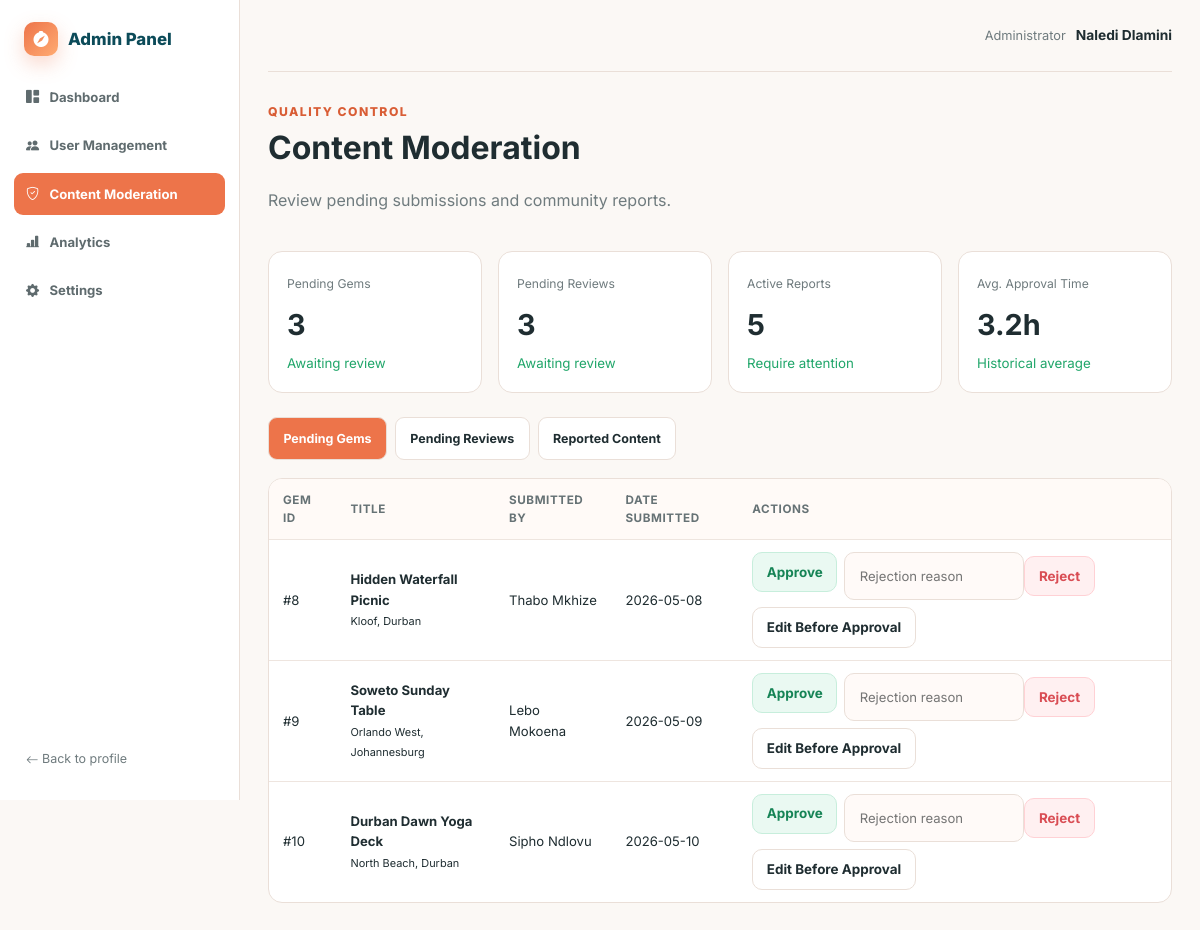
Page /admin/moderation.php (signed in) on the committed database.
### tables this page shows
CREATE TABLE users (
    id INT UNSIGNED AUTO_INCREMENT PRIMARY KEY,
    full_name VARCHAR(100) NOT NULL,
    email VARCHAR(190) NOT NULL UNIQUE,
    firebase_uid VARCHAR(128) NULL UNIQUE,
    city VARCHAR(100) NOT NULL,
    password_hash VARCHAR(255) NOT NULL,
    email_verified_at DATETIME NULL,
    bio VARCHAR(300) NULL,
    role ENUM('user','admin') NOT NULL DEFAULT 'user',
    status ENUM('active','suspended') NOT NULL DEFAULT 'active',
    level INT UNSIGNED NOT NULL DEFAULT 1,
    points INT UNSIGNED NOT NULL DEFAULT 0,
    notify_new_gems TINYINT(1) NOT NULL DEFAULT 1,
    notify_comments TINYINT(1) NOT NULL DEFAULT 1,
    notify_likes_saves TINYINT(1) NOT NULL DEFAULT 1,
    personalized_recommendations TINYINT(1) NOT NULL DEFAULT 1,
    show_saved_gems TINYINT(1) NOT NULL DEFAULT 1,
    show_activity_status TINYINT(1) NOT NULL DEFAULT 1,
    created_at TIMESTAMP NOT NULL DEFAULT CURRENT_TIMESTAMP,
    updated_at TIMESTAMP NOT NULL DEFAULT CURRENT_TIMESTAMP ON UPDATE CURRENT_TIMESTAMP,
    INDEX idx_users_role_status (role, status),
    INDEX idx_users_city (city)
);

CREATE TABLE gems (
    id INT UNSIGNED AUTO_INCREMENT PRIMARY KEY,
    user_id INT UNSIGNED NOT NULL,
    title VARCHAR(100) NOT NULL,
    slug VARCHAR(140) NOT NULL,
    description VARCHAR(500) NOT NULL,
    location VARCHAR(180) NOT NULL,
    city VARCHAR(100) NOT NULL,
    vibes VARCHAR(220) NOT NULL,
    budget_level ENUM('Free','Budget','Mid-range','Premium') NOT NULL,
    activity_type ENUM('Food','Fitness','Study','Nature','Nightlife','Culture') NOT NULL,
    operating_hours VARCHAR(100) NOT NULL DEFAULT 'All Day',
    cover_image VARCHAR(500) NULL,
    average_rating DECIMAL(3,2) NOT NULL DEFAULT 0,
    review_count INT UNSIGNED NOT NULL DEFAULT 0,
    status ENUM('pending','approved','rejected') NOT NULL DEFAULT 'pending',
    rejection_reason VARCHAR(255) NULL,
    created_at TIMESTAMP NOT NULL DEFAULT CURRENT_TIMESTAMP,
    updated_at TIMESTAMP NOT NULL DEFAULT CURRENT_TIMESTAMP ON UPDATE CURRENT_TIMESTAMP,
    approved_at DATETIME NULL,
    UNIQUE KEY unique_slug (slug),
    CONSTRAINT fk_gem_user FOREIGN KEY (user_id) REFERENCES users(id) ON DELETE CASCADE,
    INDEX idx_gems_status_city (status, city),
    INDEX idx_gems_activity (activity_type),
    FULLTEXT INDEX ft_gems_search (title, description, location, city)
);

### includes/functions.php (called while the page is built, shortened)
<?php
function url(string $path = ''): string
{
    return APP_URL . ($path !== '' ? '/' . ltrim($path, '/') : '');
}
function asset(string $path): string
{
    return url('assets/' . ltrim($path, '/'));
}
function e(mixed $value): string
{
    return htmlspecialchars((string)$value, ENT_QUOTES, 'UTF-8');
}
function current_user(): ?array
{
    static $cachedId = null;
    static $cachedUser = null;
    $id = isset($_SESSION['user_id']) ? (int)$_SESSION['user_id'] : null;
    if ($cachedId === $id && is_array($cachedUser)) {
        return $cachedUser;
    }
    $stmt = db()->prepare('SELECT * FROM users WHERE id = ? LIMIT 1');
    $stmt->execute([$id]);
    $user = $stmt->fetch();
    $cachedId = $id;
    $cachedUser = $user;
    return $user;
}
function is_logged_in(): bool
{
    return current_user() !== null;
}
function require_login(): void
{
    if (!is_logged_in()) {
        flash('warning', 'Please sign in to continue.');
        $_SESSION['intended_url'] = $_SERVER['REQUEST_URI'] ?? url();
        redirect('login.php');
    }
}
function require_admin(): void
{
    require_login();
}

### config/database.php (called while the page is built, shortened)
<?php
function db(): PDO
{
    static $pdo = null;
    if ($pdo instanceof PDO) {
        return $pdo;
    }
    $dsn = sprintf('mysql:host=%s;port=%s;dbname=%s;charset=utf8mb4', DB_HOST, DB_PORT, DB_NAME);
    try {
        $pdo = new PDO($dsn, DB_USER, DB_PASS, [
            PDO::ATTR_ERRMODE => PDO::ERRMODE_EXCEPTION,
            PDO::ATTR_DEFAULT_FETCH_MODE => PDO::FETCH_ASSOC,
            PDO::ATTR_EMULATE_PREPARES => false,
        ]);
    } catch (PDOException $e) {
        http_response_code(500);
        $message = APP_ENV === 'development'
            ? 'Database connection failed: ' . htmlspecialchars($e->getMessage(), ENT_QUOTES, 'UTF-8')
            : 'Database connection failed.';
        exit('<div style="font-family:Arial;padding:2rem;max-width:760px;margin:auto"><h1>Mzansi Gem setup required</h1><p>' . $message . '</p><p>Import <code>database/install.sql</code> and check <code>config/config.php</code> or your environment variables.</p></div>');
    }
    return $pdo;
}

### admin/moderation.php (the view, shortened to what this page needs)
<?php
require dirname(__DIR__).'/includes/bootstrap.php';require_admin();$tab=(string)($_GET['tab']??$_POST['tab']??'gems');if(!in_array($tab,['gems','reviews','reports'],true))$tab='gems';
$pendingGems=(int)db()->query("SELECT COUNT(*) FROM gems WHERE status='pending'")->fetchColumn();$pendingReviews=(int)db()->query("SELECT COUNT(*) FROM reviews WHERE status='pending'")->fetchColumn();$pendingReports=(int)db()->query("SELECT COUNT(*) FROM reports WHERE status='pending'")->fetchColumn();$avgApproval=(float)(db()->query("SELECT COALESCE(AVG(TIMESTAMPDIFF(MINUTE,created_at,approved_at))/60,0) FROM gems WHERE approved_at IS NOT NULL")->fetchColumn());
if($tab==='gems'){$items=db()->query("SELECT g.*,u.full_name FROM gems g JOIN users u ON u.id=g.user_id WHERE g.status='pending' ORDER BY g.created_at")->fetchAll();}
elseif($tab==='reviews'){$items=db()->query("SELECT r.*,u.full_name,g.title FROM reviews r JOIN users u ON u.id=r.user_id JOIN gems g ON g.id=r.gem_id WHERE r.status='pending' ORDER BY r.created_at")->fetchAll();}
$pageTitle='Content Moderation';$activeAdmin='moderation';require dirname(__DIR__).'/includes/admin-header.php';
?>
<div class="admin-page-head"><div><span class="eyebrow">Quality control</span><h1>Content Moderation</h1><p class="muted">Review pending submissions and community reports.</p></div></div>
<div class="metric-grid"><div class="metric-card"><span>Pending Gems</span><strong><?=$pendingGems?></strong><small>Awaiting review</small></div><div class="metric-card"><span>Pending Reviews</span><strong><?=$pendingReviews?></strong><small>Awaiting review</small></div><div class="metric-card"><span>Active Reports</span><strong><?=$pendingReports?></strong><small>Require attention</small></div><div class="metric-card"><span>Avg. Approval Time</span><strong><?=number_format($avgApproval,1)?>h</strong><small>Historical average</small></div></div>
<nav class="moderation-tabs"><a class="<?=$tab==='gems'?'active':''?>" href="<?=url('admin/moderation.php?tab=gems')?>">Pending Gems</a><a class="<?=$tab==='reviews'?'active':''?>" href="<?=url('admin/moderation.php?tab=reviews')?>">Pending Reviews</a><a class="<?=$tab==='reports'?'active':''?>" href="<?=url('admin/moderation.php?tab=reports')?>">Reported Content</a></nav>
<div class="table-wrap"><table class="data-table"><thead><?php if($tab==='gems'):?><tr><th>Gem ID</th><th>Title</th><th>Submitted By</th><th>Date Submitted</th><th>Actions</th></tr><?php elseif($tab==='reviews'):?><tr><th>Review ID</th><th>Comment Preview</th><th>Submitted By</th><th>Associated Gem</th><th>Actions</th></tr><?php else:?><tr><th>Content</th><th>Violation</th><th>Reported By</th><th>Date</th><th>Actions</th></tr><?php endif;?></thead><tbody>
<?php foreach($items as $item):?><?php if($tab==='gems'):?><tr><td>#<?=(int)$item['id']?></td><td><strong><?=e($item['title'])?></strong><br><small><?=e($item['location'])?></small></td><td><?=e($item['full_name'])?></td><td><?=e(date('Y-m-d',strtotime($item['created_at'])))?></td><td><div class="action-row"><form method="post"><button class="btn btn-success btn-sm">Approve</button></form><form method="post"><input class="form-control" name="reason" placeholder="Rejection reason" style="width:180px"><button class="btn btn-danger btn-sm">Reject</button></form><a class="btn btn-ghost btn-sm" href="<?=url('edit-gem.php?id='.(int)$item['id'])?>">Edit Before Approval</a></div></td></tr>
<?php endif;?><?php endforeach;?></tbody></table></div>
<?php require dirname(__DIR__).'/includes/admin-footer.php'; ?>

### includes/admin-header.php (shortened to what this page needs)
<?php
$activeAdmin = $activeAdmin ?? 'dashboard';
$user = current_user();
?>
<!doctype html>
<html lang="en">
<head>
    <link rel="stylesheet" href="https://cdn.jsdelivr.net/npm/bootstrap-icons@1.13.1/font/bootstrap-icons.min.css">
    <link rel="stylesheet" href="<?= asset('css/style.css') ?>">
    <link rel="stylesheet" href="<?= asset('css/admin.css') ?>">
</head>
<body class="admin-body">
<div class="admin-shell">
    <aside class="admin-sidebar">
        <a class="brand admin-brand" href="<?= url('admin/index.php') ?>"><span class="brand-mark"><i class="bi bi-compass-fill"></i></span><span>Admin Panel</span></a>
        <nav>
            <a class="<?= $activeAdmin === 'dashboard' ? 'active' : '' ?>" href="<?= url('admin/index.php') ?>"><i class="bi bi-grid-1x2-fill"></i> Dashboard</a>
            <a class="<?= $activeAdmin === 'users' ? 'active' : '' ?>" href="<?= url('admin/users.php') ?>"><i class="bi bi-people-fill"></i> User Management</a>
            <a class="<?= $activeAdmin === 'moderation' ? 'active' : '' ?>" href="<?= url('admin/moderation.php') ?>"><i class="bi bi-shield-check"></i> Content Moderation</a>
            <a class="<?= $activeAdmin === 'analytics' ? 'active' : '' ?>" href="<?= url('admin/analytics.php') ?>"><i class="bi bi-bar-chart-line-fill"></i> Analytics</a>
            <a class="<?= $activeAdmin === 'settings' ? 'active' : '' ?>" href="<?= url('admin/settings.php') ?>"><i class="bi bi-gear-fill"></i> Settings</a>
        </nav>
        <a class="back-profile" href="<?= url('profile.php') ?>"><i class="bi bi-arrow-left"></i> Back to profile</a>
    </aside>
    <main class="admin-main">
        <header class="admin-topbar">
            <div><span class="muted">Administrator</span><strong><?= e($user['full_name'] ?? '') ?></strong></div>
        </header>

### assets/css/style.css (style rules this page uses)
:root { --orange:#ed744a;--orange-dark:#d95d35;--peach:#ffab72;--cream:#fffaf7;--soft:#f8f2ee; --ink:#1f2d31;--muted:#6f7b7e;--teal:#0c4b59;--line:#eadfd8;--green:#20a66a;--red:#d94d54; --shadow:0 14px 40px rgba(87,54,40,.12);--radius:18px;--radius-sm:11px;--container:1180px; }
* { box-sizing:border-box }
html { scroll-behavior:smooth }
body { margin:0;font-family:Inter,system-ui,-apple-system,Segoe UI,sans-serif;color:var(--ink);background:var(--cream);line-height:1.55 }
a { color:inherit;text-decoration:none }
button,input,select,textarea { font:inherit }
button { cursor:pointer }
.muted { color:var(--muted) }
.eyebrow { color:var(--orange-dark);font-weight:800;letter-spacing:.12em;text-transform:uppercase;font-size:.76rem }
.brand { display:inline-flex;align-items:center;gap:10px;font-weight:800;color:var(--teal);font-size:1.05rem }
.brand-mark { display:grid;place-items:center;width:34px;height:34px;border-radius:10px;color:white;background:linear-gradient(135deg,var(--orange),var(--peach));box-shadow:0 8px 20px rgba(237,116,74,.28) }
.btn { border:0;border-radius:10px;padding:.78rem 1.15rem;display:inline-flex;align-items:center;justify-content:center;gap:8px;font-weight:700;transition:.2s ease }
.btn-ghost { background:#fff;color:var(--ink);border:1px solid var(--line) }
.btn-danger { background:#fff0f1;color:var(--red);border:1px solid #ffd1d5 }
.btn-success { background:#eaf9f2;color:#168456;border:1px solid #c7eedc }
.btn-sm { padding:.55rem .85rem;font-size:.84rem }
.form-control { width:100%;border:1px solid var(--line);background:#fffaf8;border-radius:10px;padding:.82rem .9rem;outline:0;transition:.2s }
.table-wrap { overflow:auto;background:#fff;border:1px solid var(--line);border-radius:14px }
.data-table { width:100%;border-collapse:collapse;font-size:.82rem }
.data-table th,.data-table td { text-align:left;padding:12px 14px;border-bottom:1px solid #eee5df;vertical-align:middle }
.data-table th { background:#fffaf7;color:#667275;font-size:.73rem;text-transform:uppercase;letter-spacing:.05em }
.data-table tr:last-child td { border:0 }
.action-row { display:flex;gap:7px;flex-wrap:wrap }
.bi { line-height:1;vertical-align:-.125em }
.desktop-nav a,.btn,.avatar-link,.footer-links a { display:inline-flex;align-items:center;gap:.45rem }
.brand-mark .bi { font-size:1rem }
.admin-sidebar nav a { display:flex;align-items:center;gap:.65rem }

### assets/css/admin.css (style rules this page uses)
.admin-body { background:#fbf8f5;padding:0 }
.admin-shell { min-height:100vh;display:grid;grid-template-columns:240px 1fr }
.admin-sidebar { background:#fff;border-right:1px solid var(--line);padding:22px 14px;position:sticky;top:0;height:100vh;display:flex;flex-direction:column;z-index:80 }
.admin-brand { padding:0 10px 20px }
.admin-sidebar nav { display:grid;gap:6px }
.admin-sidebar nav a { padding:11px 12px;border-radius:9px;font-size:.82rem;font-weight:700;color:#5f6b6e }
.admin-sidebar nav a:hover,.admin-sidebar nav a.active { background:var(--orange);color:#fff }
.back-profile { margin-top:auto;padding:10px 12px;font-size:.78rem;color:var(--muted) }
.admin-main { min-width:0;padding:0 28px 50px }
.admin-topbar { height:72px;display:flex;align-items:center;justify-content:flex-end;border-bottom:1px solid var(--line);margin-bottom:26px }
.admin-topbar>div { display:flex;gap:10px;align-items:center;font-size:.8rem }
.admin-topbar strong { font-size:.86rem }
.admin-page-head { display:flex;justify-content:space-between;gap:20px;align-items:end;margin-bottom:22px }
.admin-page-head h1 { margin:0 }
.metric-grid { display:grid;grid-template-columns:repeat(4,1fr);gap:16px;margin-bottom:24px }
.metric-card { background:#fff;border:1px solid var(--line);border-radius:14px;padding:18px }
.metric-card span { font-size:.76rem;color:var(--muted) }
.metric-card strong { display:block;font-size:1.8rem;margin:8px 0 2px }
.metric-card small { color:var(--green) }
.moderation-tabs { display:flex;gap:8px;margin-bottom:18px }
.moderation-tabs a { background:#fff;border:1px solid var(--line);padding:.65rem .9rem;border-radius:9px;font-size:.78rem;font-weight:700 }
.moderation-tabs a.active { background:var(--orange);color:#fff }

### rows in the picture
users: full_name "Naledi Dlamini"
gems: id "8", title "Hidden Waterfall Picnic", location "Kloof, Durban", user.full_name "Thabo Mkhize", created_at "2026-05-08"
gems: id "9", title "Soweto Sunday Table", location "Orlando West, Johannesburg", user.full_name "Lebo Mokoena", created_at "2026-05-09"
gems: id "10", title "Durban Dawn Yoga Deck", location "North Beach, Durban", user.full_name "Sipho Ndlovu", created_at "2026-05-10"

### other values in the picture
$pendingGems "3"
$pendingReviews "3"
$pendingReports "5"
$avgApproval "3.2"
